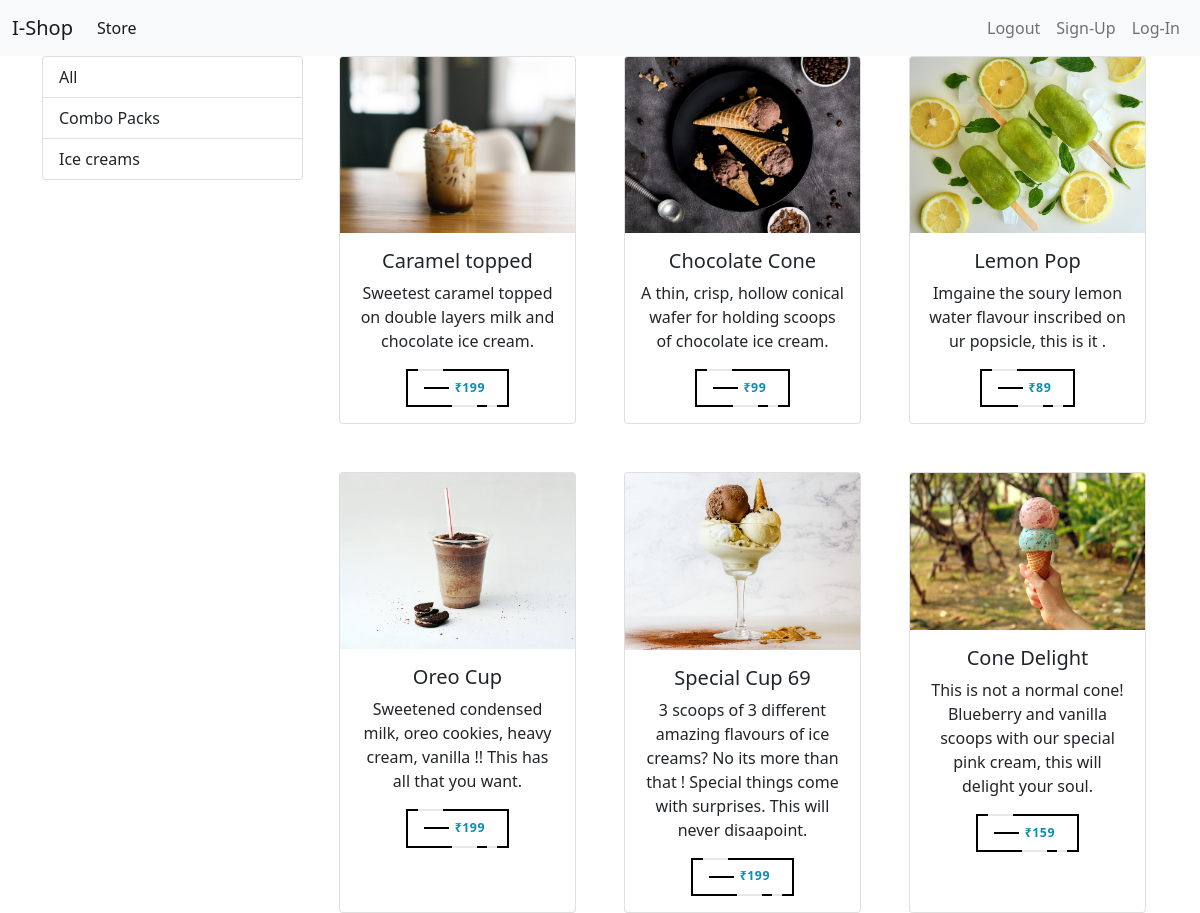
The app's page /?category=2 with its own data.
### store/models/category.py (models this page shows, shortened)
class Category(models.Model):
    name=models.CharField(max_length=20)
    @staticmethod
    def get_all_categories():
        return Category.objects.all()

### store/models/product.py (models this page shows, shortened)
class Product(models.Model):
    name=models.CharField(max_length=50)
    price=models.IntegerField(default=0)
    category=models.ForeignKey(Category , on_delete=models.CASCADE, default=1)
    description=models.CharField(max_length=200, default='', null=True, blank=True)
    image=models.ImageField(upload_to='uploads/products/')
    @staticmethod
    def get_all_products_id(category_id):
        if category_id:
            return Product.objects.filter(category=category_id)
        else:
            return Product.get_all_products()

### store/views.py (the view)
# urls.py: path('', index),
def index(request):
    products = None
    categories = Category.get_all_categories()
    category_ID = request.GET.get('category')
    if category_ID:
        products = Product.get_all_products_id(category_ID)
    else:
        products = Product.get_all_products()
    data = {}
    data['products'] = products
    data['categories'] = categories
    return render(request, 'index.html', data)

### store/templates/index.html
{% extends 'base.html'%} {% block content %}
<div class="container">
    <div class="row">
        <div class="col-lg-3">
            <div class="list-group">
                <a href="/" class="list-group-item list-group-item-action">All</a>
                {% for category in categories %}
                <a href="/?category={{category.id}}"
                    class="list-group-item list-group-item-action">{{category.name}}</a>
                {% endfor %}
            </div>
        </div>
        <div id="products" class="col-lg-9">
            <div class="row mx-auto">
                <div class="container">
                    <div class="row gy-5 gx-md-5 justify-content-between">
                        {% for product in products %}
                        <div class="col-lg-4 col-md-6 text-center">
                            <div class="card box">
                                <img src="{{product.image.url}}" class="card-img-top img-fluid" alt="..." />
                                <div class="card-body">
                                    <h5 class="card-title">{{product.name}}</h5>
                                    <p class="card-text">{{product.description}}</p>
                                    <div class="container d-flex justify-content-around align-items-center">
                                        <a class="fancy" href="#">
                                            <span class="top-key"></span>
                                            <span class="text">₹{{product.price}}</span>
                                            <span class="bottom-key-1"></span>
                                            <span class="bottom-key-2"></span>
                                        </a>
                                    </div>
                                </div>
                            </div>
                        </div>
                        {% endfor %}
                    </div>
                </div>
            </div>
        </div>
    </div>
</div>
{% endblock %}

### store/templates/base.html (style rules this page uses)
.box { transition: box-shadow .3s; }
.fancy { background-color: transparent; border: 2px solid #000; border-radius: 0; box-sizing: border-box; color: #fff; cursor: pointer; display: inline-block; font-weight: 700; letter-spacing: 0.05em; margin: 0; outline: none; overflow: visible; padding: .8em 2em; position: relative; text-align: center; text-decoration: none; text-transform: none; transition: all 0.3s ease-in-out; user-select: none; font-size: 11px; }
.fancy::before { content: " "; width: 1.5625rem; height: 2px; background: black; top: 50%; left: 1.5em; position: absolute; transform: translateY(-50%); transform-origin: center; transition: background 0.3s linear, width 0.3s linear; }
.fancy .text { font-size: 1.125em; line-height: 1.33333em; padding-left: 2em; display: block; text-align: left; transition: all 0.3s ease-in-out; text-transform: uppercase; text-decoration: none; color: #118ab2; }
.fancy .top-key { height: 2px; width: 1.5625rem; top: -2px; left: 0.625rem; position: absolute; background: #e8e8e8; transition: width 0.5s ease-out, left 0.3s ease-out; }
.fancy .bottom-key-1 { height: 2px; width: 1.5625rem; right: 1.875rem; bottom: -2px; position: absolute; background: #e8e8e8; transition: width 0.5s ease-out, right 0.3s ease-out; }
.fancy .bottom-key-2 { height: 2px; width: 0.625rem; right: 0.625rem; bottom: -2px; position: absolute; background: #e8e8e8; transition: width 0.5s ease-out, right 0.3s ease-out; }
.box { height:100%; }

### records on screen
Category: name "Combo Packs"
Category: name "Ice creams"
Product: image (picture), name "Caramel topped", description "Sweetest caramel topped on double layers milk and chocolate ice cream.", price "199"
Product: image (picture), name "Chocolate Cone", description "A thin, crisp, hollow conical wafer for holding scoops of chocolate ice cream.", price "99"
Product: image (picture), name "Lemon Pop", description "Imgaine the soury lemon water flavour inscribed on ur popsicle, this is it .", price "89"
Product: image (picture), name "Oreo Cup", description "Sweetened condensed milk, oreo cookies, heavy cream, vanilla !! This has all that you want.", price "199"
Product: image (picture), name "Special Cup 69", description "3 scoops of 3 different amazing flavours of ice creams? No its more than that ! Special things come with surprises. This will never disaapoint.", price "199"
Product: image (picture), name "Cone Delight", description "This is not a normal cone! Blueberry and vanilla scoops with our special pink cream, this will delight your soul.", price "159"
